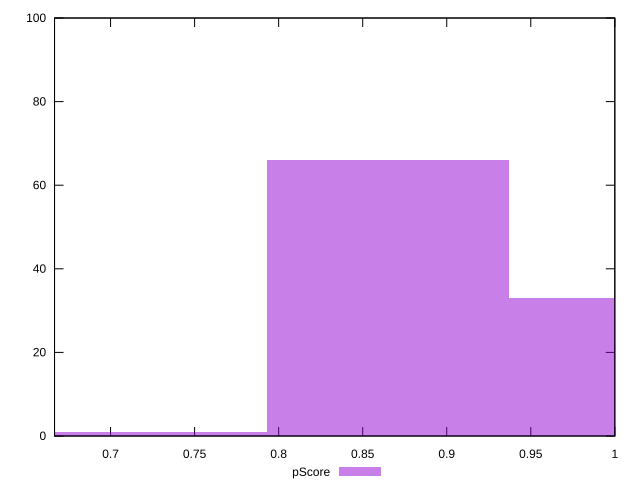

The script that saved this image:
reset

$pScore <<EOF
0.7209757425717876 1
1.0093660396005026 33
0.8651708910861451 66
EOF

set key outside below
set boxwidth 0.14419514851435752
set xrange [0.6666666666666666:1]
set yrange [0:100]
set trange [0:100]
set style fill transparent solid 0.5 noborder
set terminal svg size 640, 490 enhanced background rgb 'white'
set output "report_00018_2021-02-10T15-25-16.877Z/uses-http2/samples/pages+cached+noadtech/pScore/histogram.svg"

plot $pScore title "pScore" with boxes

reset
